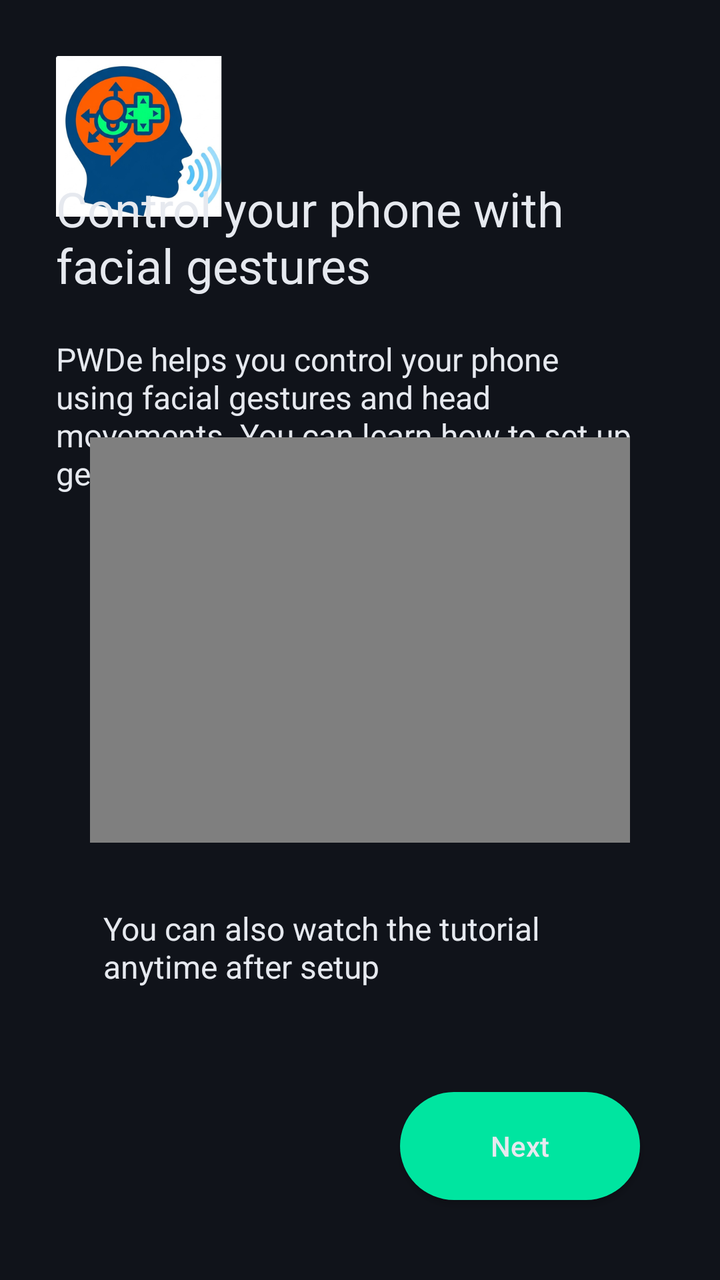
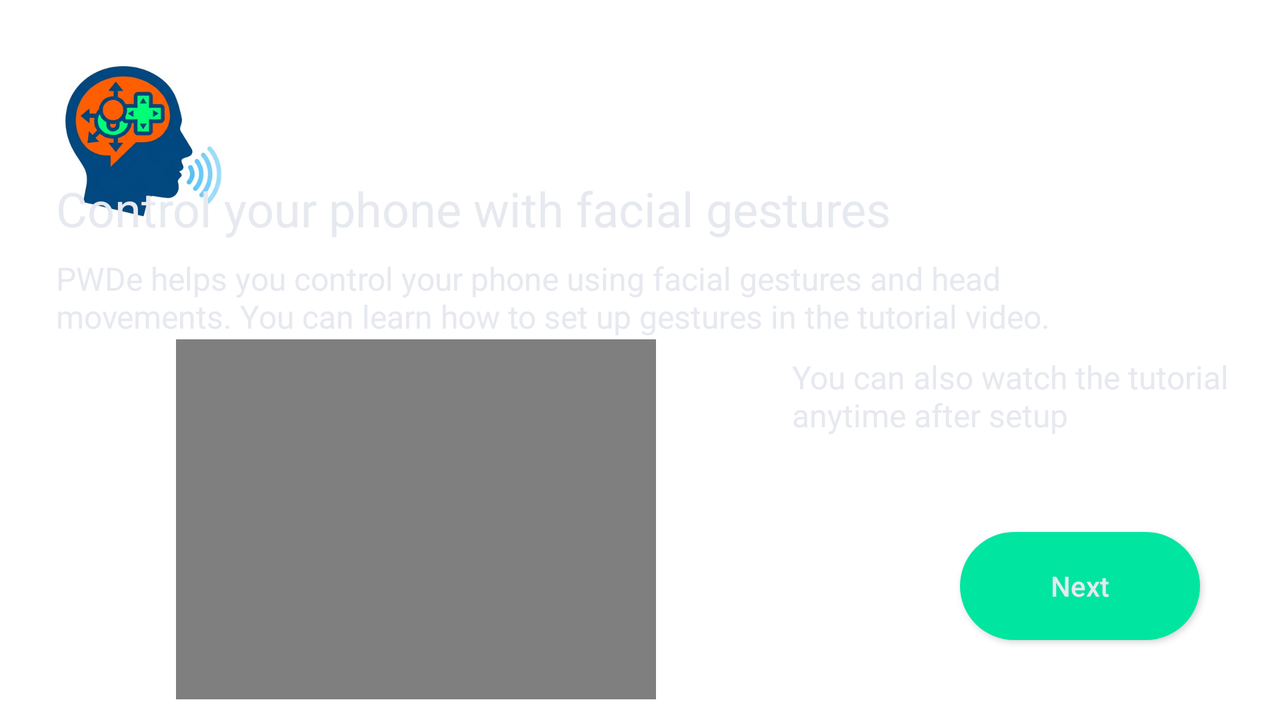

First picture: res/layout/ on a phone held upright. Second picture: the repository's own variant of that layout, on a device whose configuration matches the variant's folder. Source for both follows.
<!-- AndroidManifest.xml: application theme AppTheme -->
<!-- res/layout/activity_tutorial.xml -->
<?xml version="1.0" encoding="utf-8"?>
<androidx.constraintlayout.widget.ConstraintLayout xmlns:android="http://schemas.android.com/apk/res/android"
    xmlns:app="http://schemas.android.com/apk/res-auto"
    xmlns:tools="http://schemas.android.com/tools"
    android:id="@+id/scrollView2"
    android:layout_width="match_parent"
    android:layout_height="match_parent"
    android:background="@color/esports_bg"
    tools:context=".TutorialActivity">

    <ImageView
        android:id="@+id/androidImg"
        android:layout_width="wrap_content"
        android:layout_height="wrap_content"
        android:layout_marginStart="28dp"
        android:layout_marginTop="28dp"
        android:src="@mipmap/ic_launcher_playstore"
        app:layout_constraintStart_toStartOf="parent"
        app:layout_constraintTop_toTopOf="parent" />

    <TextView
        android:id="@+id/firstTitle"
        android:layout_width="0dp"
        android:layout_height="wrap_content"
        android:layout_marginTop="88dp"
        android:layout_marginEnd="30dp"
        android:text="Control your phone with facial gestures"
        android:textSize="24sp"
        app:layout_constraintEnd_toEndOf="parent"
        app:layout_constraintStart_toStartOf="@+id/androidImg"
        app:layout_constraintTop_toTopOf="parent" />

    <TextView
        android:id="@+id/pageDescription"
        android:layout_width="0dp"
        android:layout_height="wrap_content"
        android:layout_marginTop="20dp"
        android:layout_marginEnd="10dp"
        android:singleLine="false"
        android:text="PWDe helps you control your phone using facial gestures and head movements. You can learn how to set up gestures in the tutorial video."
        android:textSize="16sp"
        app:layout_constraintEnd_toEndOf="parent"
        app:layout_constraintHorizontal_bias="0.0"
        app:layout_constraintStart_toStartOf="@+id/firstTitle"
        app:layout_constraintTop_toBottomOf="@+id/firstTitle"
        app:layout_constraintWidth_percent="0.8" />

    <Button
        android:id="@+id/nextButton"
        android:layout_width="wrap_content"
        android:layout_height="wrap_content"
        android:background="@drawable/round_button"
        android:layout_marginEnd="40dp"
        android:layout_marginBottom="40dp"
        android:text="Next"
        android:textAllCaps="false"
        app:layout_constraintBottom_toBottomOf="parent"
        app:layout_constraintEnd_toEndOf="parent" />


    <TextView
        android:id="@+id/videoFooter"
        android:layout_width="256dp"
        android:layout_height="67dp"
        android:layout_marginTop="32dp"
        android:lines="2"
        android:singleLine="false"
        android:text="You can also watch the tutorial anytime after setup"
        android:textSize="16sp"
        app:layout_constraintEnd_toEndOf="@+id/frameLayout"
        app:layout_constraintHorizontal_bias="0.471"
        app:layout_constraintStart_toStartOf="@+id/frameLayout"
        app:layout_constraintTop_toBottomOf="@+id/frameLayout" />

    <FrameLayout
        android:id="@+id/frameLayout"
        android:layout_width="0dp"
        android:layout_height="0dp"
        app:layout_constraintBottom_toBottomOf="parent"
        app:layout_constraintDimensionRatio="4:3"
        app:layout_constraintEnd_toEndOf="parent"
        app:layout_constraintStart_toStartOf="parent"
        app:layout_constraintTop_toTopOf="parent"
        app:layout_constraintWidth_percent="0.75">

        <VideoView
            android:id="@+id/videoView"
            android:layout_width="match_parent"
            android:layout_height="match_parent" />
    </FrameLayout>

    <ImageView
        android:id="@+id/imageView3"
        android:layout_width="wrap_content"
        android:layout_height="wrap_content"
        android:layout_marginEnd="12dp"
        android:src="@drawable/question_mark"
        app:layout_constraintEnd_toStartOf="@+id/videoFooter"
        app:layout_constraintTop_toTopOf="@+id/videoFooter" />


</androidx.constraintlayout.widget.ConstraintLayout>
<!-- resources referenced by this layout -->
<resources>
  <color name="esports_bg">#10131A</color>
  <!-- drawable round_button (drawable) -->
  <?xml version="1.0" encoding="utf-8"?>
  <shape xmlns:android="http://schemas.android.com/apk/res/android">
      <solid android:color="@color/esports_accent" />
      <corners android:radius="500dp" />
  </shape>
  <!-- mipmap ic_launcher_playstore: png bitmap (mipmap-xxxhdpi, 104470 bytes) -->
  <style name="AppTheme" parent="Theme.AppCompat">
          <item name="android:windowBackground">@color/esports_bg</item>
          <item name="android:colorBackground">@color/esports_bg</item>
          <item name="android:textColor">@color/esports_text</item>
          <item name="android:textColorHint">@color/esports_text_dim</item>
          <item name="android:statusBarColor">@color/esports_bg</item>
          <item name="android:navigationBarColor">@color/esports_bg</item>
          <item name="android:windowLightStatusBar">false</item>
          <item name="android:buttonStyle">@style/MyButtonStyle</item>
          <item name="colorPrimary">@color/esports_bg</item>
          <item name="colorPrimaryDark">@color/esports_bg</item>
          <item name="colorAccent">@color/esports_accent</item>
          <item name="colorControlActivated">@color/esports_accent</item>
          <item name="colorControlNormal">@color/esports_text_dim</item>
          <item name="colorButtonNormal">@color/esports_surface</item>
      </style>
  <color name="esports_accent">#00E5A0</color>
  <color name="esports_text">#E6E9EF</color>
  <color name="esports_text_dim">#A8B0BD</color>
  <style name="MyButtonStyle" parent="Widget.AppCompat.Button">
          <item name="android:textColor">@color/esports_text</item>
          <item name="android:minHeight">54dp</item>
          <item name="android:minWidth">120dp</item>
      </style>
  <color name="esports_surface">#1A1F2B</color>
</resources>
<!-- res/layout-land/activity_tutorial.xml (the repository's variant of the layout above) -->
<!-- drawn on the phone turned sideways -->
<?xml version="1.0" encoding="utf-8"?>
<androidx.constraintlayout.widget.ConstraintLayout xmlns:android="http://schemas.android.com/apk/res/android"
    xmlns:app="http://schemas.android.com/apk/res-auto"
    xmlns:tools="http://schemas.android.com/tools"
    android:id="@+id/scrollView2"
    android:layout_width="match_parent"
    android:layout_height="match_parent"
    android:background="#FFFFFF"
    tools:context=".TutorialActivity">

    <ImageView
        android:id="@+id/androidImg"
        android:layout_width="wrap_content"
        android:layout_height="wrap_content"
        android:layout_marginStart="28dp"
        android:layout_marginTop="28dp"
        android:src="@mipmap/ic_launcher_playstore"
        app:layout_constraintStart_toStartOf="parent"
        app:layout_constraintTop_toTopOf="parent" />

    <TextView
        android:id="@+id/firstTitle"
        android:layout_width="wrap_content"
        android:layout_height="wrap_content"
        android:layout_marginTop="88dp"
        android:text="Control your phone with facial gestures"
        android:textSize="24sp"
        app:layout_constraintStart_toStartOf="@+id/androidImg"
        app:layout_constraintTop_toTopOf="parent" />

    <TextView
        android:id="@+id/pageDescription"
        android:layout_width="0dp"
        android:layout_height="wrap_content"
        android:layout_marginTop="8dp"
        android:layout_marginEnd="10dp"
        android:lines="2"
        android:singleLine="false"
        android:text="PWDe helps you control your phone using facial gestures and head movements. You can learn how to set up gestures in the tutorial video."
        android:textSize="16sp"
        app:layout_constraintEnd_toEndOf="parent"
        app:layout_constraintHorizontal_bias="0.0"
        app:layout_constraintStart_toStartOf="@+id/firstTitle"
        app:layout_constraintTop_toBottomOf="@+id/firstTitle"
        app:layout_constraintWidth_percent="0.8" />

    <Button
        android:id="@+id/nextButton"
        android:layout_width="wrap_content"
        android:layout_height="wrap_content"
        android:layout_marginEnd="40dp"
        android:layout_marginBottom="40dp"
        android:text="Next"
        android:background="@drawable/round_button"
        android:textAllCaps="false"
        app:layout_constraintBottom_toBottomOf="parent"
        app:layout_constraintEnd_toEndOf="parent" />

    <TextView
        android:id="@+id/videoFooter"
        android:layout_width="255dp"
        android:layout_height="53dp"
        android:layout_marginStart="68dp"
        android:layout_marginTop="8dp"
        android:lines="2"
        android:singleLine="false"
        android:text="You can also watch the tutorial anytime after setup"
        android:textSize="16sp"
        app:layout_constraintStart_toEndOf="@+id/frameLayout"
        app:layout_constraintTop_toTopOf="@+id/frameLayout" />

    <FrameLayout
        android:id="@+id/frameLayout"
        android:layout_width="0dp"
        android:layout_height="0dp"
        android:layout_marginBottom="10dp"
        app:layout_constraintBottom_toBottomOf="parent"
        app:layout_constraintDimensionRatio="4:3"
        app:layout_constraintEnd_toEndOf="parent"
        app:layout_constraintHeight_percent="0.5"
        app:layout_constraintHorizontal_bias="0.22"
        app:layout_constraintStart_toStartOf="parent"
        app:layout_constraintTop_toBottomOf="@+id/pageDescription">

        <VideoView
            android:id="@+id/videoView"
            android:layout_width="match_parent"
            android:layout_height="match_parent" />
    </FrameLayout>

    <ImageView
        android:id="@+id/imageView2"
        android:layout_width="wrap_content"
        android:layout_height="wrap_content"
        android:layout_marginEnd="12dp"
        android:src="@drawable/question_mark"
        app:layout_constraintEnd_toStartOf="@+id/videoFooter"
        app:layout_constraintTop_toTopOf="@+id/videoFooter" />

</androidx.constraintlayout.widget.ConstraintLayout>
<!-- resources referenced by the variant -->
<!-- as the phone turned sideways resolves them -->
<resources>
  <!-- drawable round_button (drawable) -->
  <?xml version="1.0" encoding="utf-8"?>
  <shape xmlns:android="http://schemas.android.com/apk/res/android">
      <solid android:color="@color/esports_accent" />
      <corners android:radius="500dp" />
  </shape>
  <!-- mipmap ic_launcher_playstore: png bitmap (mipmap-xxxhdpi, 104470 bytes) -->
  <style name="AppTheme" parent="Theme.AppCompat">
          <item name="android:windowBackground">@color/esports_bg</item>
          <item name="android:colorBackground">@color/esports_bg</item>
          <item name="android:textColor">@color/esports_text</item>
          <item name="android:textColorHint">@color/esports_text_dim</item>
          <item name="android:statusBarColor">@color/esports_bg</item>
          <item name="android:navigationBarColor">@color/esports_bg</item>
          <item name="android:windowLightStatusBar">false</item>
          <item name="android:buttonStyle">@style/MyButtonStyle</item>
          <item name="colorPrimary">@color/esports_bg</item>
          <item name="colorPrimaryDark">@color/esports_bg</item>
          <item name="colorAccent">@color/esports_accent</item>
          <item name="colorControlActivated">@color/esports_accent</item>
          <item name="colorControlNormal">@color/esports_text_dim</item>
          <item name="colorButtonNormal">@color/esports_surface</item>
      </style>
  <color name="esports_accent">#00E5A0</color>
  <color name="esports_bg">#10131A</color>
  <color name="esports_text">#E6E9EF</color>
  <color name="esports_text_dim">#A8B0BD</color>
  <style name="MyButtonStyle" parent="Widget.AppCompat.Button">
          <item name="android:textColor">@color/esports_text</item>
          <item name="android:minHeight">54dp</item>
          <item name="android:minWidth">120dp</item>
      </style>
  <color name="esports_surface">#1A1F2B</color>
</resources>
